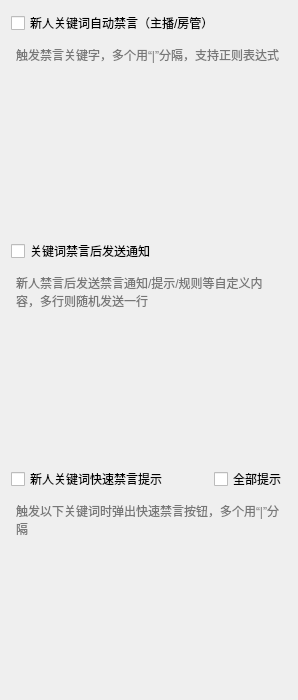
      <widget class="QWidget" name="tab_6">
       <attribute name="title">
        <string>禁言</string>
       </attribute>
       <layout class="QVBoxLayout" name="verticalLayout_7">
        <item>
         <layout class="QHBoxLayout" name="horizontalLayout_19">
          <item>
           <widget class="QCheckBox" name="autoBlockNewbieCheck">
            <property name="toolTip">
             <string>&lt;html&gt;&lt;head/&gt;&lt;body&gt;&lt;p&gt;发送的内容包含关键词，自动禁言1个月&lt;/p&gt;&lt;p&gt;多个关键词用“|”分隔（支持正则表达式）&lt;/p&gt;&lt;p&gt;新人规则：&lt;/p&gt;&lt;p&gt;等级=0：前三句话&lt;/p&gt;&lt;p&gt;等级&amp;gt;0：第一句话&lt;/p&gt;&lt;/body&gt;&lt;/html&gt;</string>
            </property>
            <property name="text">
             <string>新人关键词自动禁言（主播/房管）</string>
            </property>
           </widget>
          </item>
         </layout>
        </item>
        <item>
         <widget class="QPlainTextEdit" name="autoBlockNewbieKeysEdit">
          <property name="styleSheet">
           <string notr="true">QPlainTextEdit
{
	background: transparent;
}</string>
          </property>
          <property name="maximumBlockCount">
           <number>1</number>
          </property>
          <property name="placeholderText">
           <string>触发禁言关键字，多个用“|”分隔，支持正则表达式</string>
          </property>
         </widget>
        </item>
        <item>
         <layout class="QHBoxLayout" name="horizontalLayout_20">
          <property name="topMargin">
           <number>0</number>
          </property>
          <item>
           <widget class="QCheckBox" name="autoBlockNewbieNotifyCheck">
            <property name="toolTip">
             <string>&lt;html&gt;&lt;head/&gt;&lt;body&gt;&lt;p&gt;检测到关键词后，发送对应通知/警告/规则等&lt;/p&gt;&lt;p&gt;多行则随机发送一行&lt;/p&gt;&lt;/body&gt;&lt;/html&gt;</string>
            </property>
            <property name="text">
             <string>关键词禁言后发送通知</string>
            </property>
           </widget>
          </item>
         </layout>
        </item>
        <item>
         <widget class="QPlainTextEdit" name="autoBlockNewbieNotifyWordsEdit">
          <property name="styleSheet">
           <string notr="true">QPlainTextEdit
{
	background: transparent;
}</string>
          </property>
          <property name="maximumBlockCount">
           <number>1</number>
          </property>
          <property name="placeholderText">
           <string>新人禁言后发送禁言通知/提示/规则等自定义内容，多行则随机发送一行</string>
          </property>
         </widget>
        </item>
        <item>
         <layout class="QHBoxLayout" name="horizontalLayout_22">
          <property name="topMargin">
           <number>0</number>
          </property>
          <item>
           <widget class="QCheckBox" name="promptBlockNewbieCheck">
            <property name="toolTip">
             <string>&lt;html&gt;&lt;head/&gt;&lt;body&gt;&lt;p&gt;&lt;span style=&quot; color:#008000;&quot;&gt;触发以下关键词时弹出快速禁言按钮，多个用“|”分隔&lt;/span&gt;&lt;/p&gt;&lt;p&gt;&lt;span style=&quot; color:#008000;&quot;&gt;此功能不是自动禁言，两者关键词可不同&lt;/span&gt;&lt;/p&gt;&lt;/body&gt;&lt;/html&gt;</string>
            </property>
            <property name="text">
             <string>新人关键词快速禁言提示</string>
            </property>
           </widget>
          </item>
          <item>
           <spacer name="horizontalSpacer_8">
            <property name="orientation">
             <enum>Qt::Horizontal</enum>
            </property>
            <property name="sizeHint" stdset="0">
             <size>
              <width>40</width>
              <height>20</height>
             </size>
            </property>
           </spacer>
          </item>
          <item>
           <widget class="QCheckBox" name="notOnlyNewbieCheck">
            <property name="toolTip">
             <string>不只是新人，所有触发敏感词的发言都提示禁言</string>
            </property>
            <property name="text">
             <string>全部提示</string>
            </property>
           </widget>
          </item>
         </layout>
        </item>
        <item>
         <widget class="QPlainTextEdit" name="promptBlockNewbieKeysEdit">
          <property name="styleSheet">
           <string notr="true">QPlainTextEdit
{
	background: transparent;
}</string>
          </property>
          <property name="placeholderText">
           <string>触发以下关键词时弹出快速禁言按钮，多个用“|”分隔</string>
          </property>
         </widget>
        </item>
       </layout>
      </widget>
